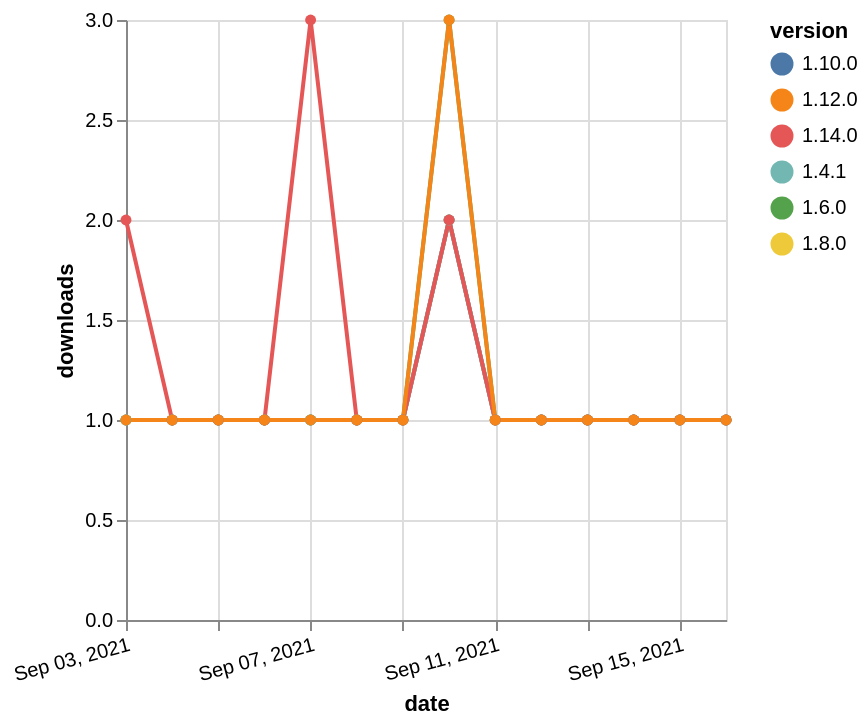

Express this chart as Vega-Lite.
### Vega-Lite specification from a JSON file in a GitHub repository (floating-point values rounded to 4 significant figures)
{"$schema": "https://vega.github.io/schema/vega-lite/v5.json", "description": "A simple bar chart with embedded data.", "data": {"values": [{"date": "2021-09-03", "total": 365, "delta": 1, "version": "1.6.0"}, {"date": "2021-09-04", "total": 366, "delta": 1, "version": "1.6.0"}, {"date": "2021-09-05", "total": 367, "delta": 1, "version": "1.6.0"}, {"date": "2021-09-06", "total": 368, "delta": 1, "version": "1.6.0"}, {"date": "2021-09-07", "total": 369, "delta": 1, "version": "1.6.0"}, {"date": "2021-09-08", "total": 370, "delta": 1, "version": "1.6.0"}, {"date": "2021-09-09", "total": 371, "delta": 1, "version": "1.6.0"}, {"date": "2021-09-10", "total": 374, "delta": 3, "version": "1.6.0"}, {"date": "2021-09-11", "total": 375, "delta": 1, "version": "1.6.0"}, {"date": "2021-09-12", "total": 376, "delta": 1, "version": "1.6.0"}, {"date": "2021-09-13", "total": 377, "delta": 1, "version": "1.6.0"}, {"date": "2021-09-14", "total": 378, "delta": 1, "version": "1.6.0"}, {"date": "2021-09-15", "total": 379, "delta": 1, "version": "1.6.0"}, {"date": "2021-09-16", "total": 380, "delta": 1, "version": "1.6.0"}, {"date": "2021-09-03", "total": 208, "delta": 1, "version": "1.8.0"}, {"date": "2021-09-04", "total": 209, "delta": 1, "version": "1.8.0"}, {"date": "2021-09-05", "total": 210, "delta": 1, "version": "1.8.0"}, {"date": "2021-09-06", "total": 211, "delta": 1, "version": "1.8.0"}, {"date": "2021-09-07", "total": 212, "delta": 1, "version": "1.8.0"}, {"date": "2021-09-08", "total": 213, "delta": 1, "version": "1.8.0"}, {"date": "2021-09-09", "total": 214, "delta": 1, "version": "1.8.0"}, {"date": "2021-09-10", "total": 216, "delta": 2, "version": "1.8.0"}, {"date": "2021-09-11", "total": 217, "delta": 1, "version": "1.8.0"}, {"date": "2021-09-12", "total": 218, "delta": 1, "version": "1.8.0"}, {"date": "2021-09-13", "total": 219, "delta": 1, "version": "1.8.0"}, {"date": "2021-09-14", "total": 220, "delta": 1, "version": "1.8.0"}, {"date": "2021-09-15", "total": 221, "delta": 1, "version": "1.8.0"}, {"date": "2021-09-16", "total": 222, "delta": 1, "version": "1.8.0"}, {"date": "2021-09-03", "total": 164, "delta": 1, "version": "1.10.0"}, {"date": "2021-09-04", "total": 165, "delta": 1, "version": "1.10.0"}, {"date": "2021-09-05", "total": 166, "delta": 1, "version": "1.10.0"}, {"date": "2021-09-06", "total": 167, "delta": 1, "version": "1.10.0"}, {"date": "2021-09-07", "total": 168, "delta": 1, "version": "1.10.0"}, {"date": "2021-09-08", "total": 169, "delta": 1, "version": "1.10.0"}, {"date": "2021-09-09", "total": 170, "delta": 1, "version": "1.10.0"}, {"date": "2021-09-10", "total": 172, "delta": 2, "version": "1.10.0"}, {"date": "2021-09-11", "total": 173, "delta": 1, "version": "1.10.0"}, {"date": "2021-09-12", "total": 174, "delta": 1, "version": "1.10.0"}, {"date": "2021-09-13", "total": 175, "delta": 1, "version": "1.10.0"}, {"date": "2021-09-14", "total": 176, "delta": 1, "version": "1.10.0"}, {"date": "2021-09-15", "total": 177, "delta": 1, "version": "1.10.0"}, {"date": "2021-09-16", "total": 178, "delta": 1, "version": "1.10.0"}, {"date": "2021-09-03", "total": 252, "delta": 1, "version": "1.4.1"}, {"date": "2021-09-04", "total": 253, "delta": 1, "version": "1.4.1"}, {"date": "2021-09-05", "total": 254, "delta": 1, "version": "1.4.1"}, {"date": "2021-09-06", "total": 255, "delta": 1, "version": "1.4.1"}, {"date": "2021-09-07", "total": 256, "delta": 1, "version": "1.4.1"}, {"date": "2021-09-08", "total": 257, "delta": 1, "version": "1.4.1"}, {"date": "2021-09-09", "total": 258, "delta": 1, "version": "1.4.1"}, {"date": "2021-09-10", "total": 260, "delta": 2, "version": "1.4.1"}, {"date": "2021-09-11", "total": 261, "delta": 1, "version": "1.4.1"}, {"date": "2021-09-12", "total": 262, "delta": 1, "version": "1.4.1"}, {"date": "2021-09-13", "total": 263, "delta": 1, "version": "1.4.1"}, {"date": "2021-09-14", "total": 264, "delta": 1, "version": "1.4.1"}, {"date": "2021-09-15", "total": 265, "delta": 1, "version": "1.4.1"}, {"date": "2021-09-16", "total": 266, "delta": 1, "version": "1.4.1"}, {"date": "2021-09-03", "total": 124, "delta": 2, "version": "1.14.0"}, {"date": "2021-09-04", "total": 125, "delta": 1, "version": "1.14.0"}, {"date": "2021-09-05", "total": 126, "delta": 1, "version": "1.14.0"}, {"date": "2021-09-06", "total": 127, "delta": 1, "version": "1.14.0"}, {"date": "2021-09-07", "total": 130, "delta": 3, "version": "1.14.0"}, {"date": "2021-09-08", "total": 131, "delta": 1, "version": "1.14.0"}, {"date": "2021-09-09", "total": 132, "delta": 1, "version": "1.14.0"}, {"date": "2021-09-10", "total": 134, "delta": 2, "version": "1.14.0"}, {"date": "2021-09-11", "total": 135, "delta": 1, "version": "1.14.0"}, {"date": "2021-09-12", "total": 136, "delta": 1, "version": "1.14.0"}, {"date": "2021-09-13", "total": 137, "delta": 1, "version": "1.14.0"}, {"date": "2021-09-14", "total": 138, "delta": 1, "version": "1.14.0"}, {"date": "2021-09-15", "total": 139, "delta": 1, "version": "1.14.0"}, {"date": "2021-09-16", "total": 140, "delta": 1, "version": "1.14.0"}, {"date": "2021-09-03", "total": 187, "delta": 1, "version": "1.12.0"}, {"date": "2021-09-04", "total": 188, "delta": 1, "version": "1.12.0"}, {"date": "2021-09-05", "total": 189, "delta": 1, "version": "1.12.0"}, {"date": "2021-09-06", "total": 190, "delta": 1, "version": "1.12.0"}, {"date": "2021-09-07", "total": 191, "delta": 1, "version": "1.12.0"}, {"date": "2021-09-08", "total": 192, "delta": 1, "version": "1.12.0"}, {"date": "2021-09-09", "total": 193, "delta": 1, "version": "1.12.0"}, {"date": "2021-09-10", "total": 196, "delta": 3, "version": "1.12.0"}, {"date": "2021-09-11", "total": 197, "delta": 1, "version": "1.12.0"}, {"date": "2021-09-12", "total": 198, "delta": 1, "version": "1.12.0"}, {"date": "2021-09-13", "total": 199, "delta": 1, "version": "1.12.0"}, {"date": "2021-09-14", "total": 200, "delta": 1, "version": "1.12.0"}, {"date": "2021-09-15", "total": 201, "delta": 1, "version": "1.12.0"}, {"date": "2021-09-16", "total": 202, "delta": 1, "version": "1.12.0"}]}, "width": "container", "mark": {"type": "line", "point": {"filled": true}}, "encoding": {"x": {"field": "date", "type": "temporal", "timeUnit": "yearmonthdate", "title": "date", "axis": {"labelAngle": -15}}, "y": {"field": "delta", "type": "quantitative", "title": "downloads"}, "color": {"field": "version", "type": "nominal"}, "tooltip": {"field": "delta"}}}
